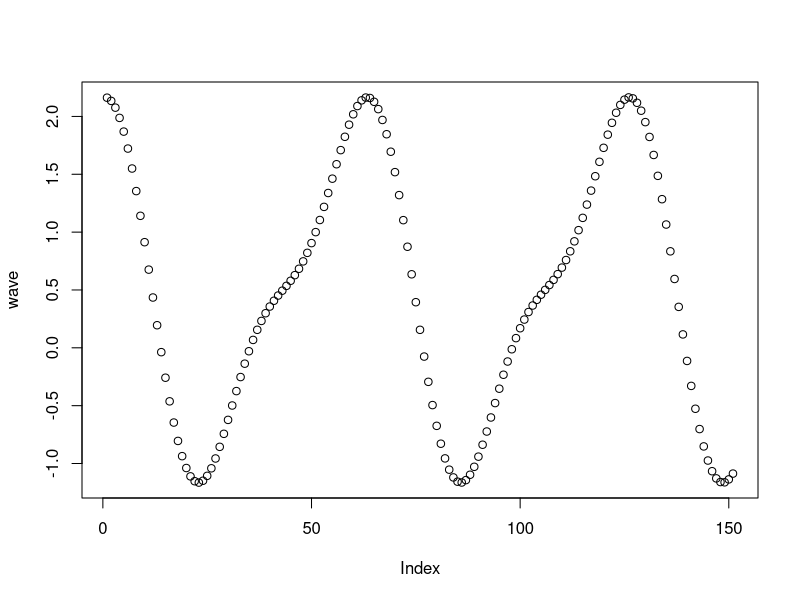

Reproduce this figure in R.
# Exercise 1: creating and operating on vectors

# Create a vector `names` that contains your name and the names of 2 people 
# next to you. Print the vector.

names <- c("Nick","David")
# Use the colon operator : to create a vector `n` of numbers from 10:49
n <- 10:49

# Use the `length()` function to get the number of elements in `n`
length(n)

# Add 1 to each element in `n` and print the result
print(n+1)

# Create a vector `m` that contains the numbers 10 to 1 (in that order). 
# Hint: use the `seq()` function
m <- seq(10, 1)

# Subtract `m` FROM `n`. Note the recycling!
n-m

# Use the `seq()` function to produce a range of numbers from -5 to 10 in `0.1`
# increments. Store it in a variable `x_range`
x_range <- seq(-5,10,0.1)

# Create a vector `sin_wave` by calling the `sin()` function on each element 
# in `x_range`.
sin_wave <- sin(x_range)

# Create a vector `cos_wave` by calling the `cos()` function on each element 
# in `x_range`.
cos_wave <- cos(x_range)

# Create a vector `wave` by multiplying `sin_wave` and `cos_wave` together, then
# adding `sin_wave` to the product
wave <- sin_wave + cos_wave +sin_wave^2

# Use the `plot()` function to plot your `wave`!
plot(wave)
